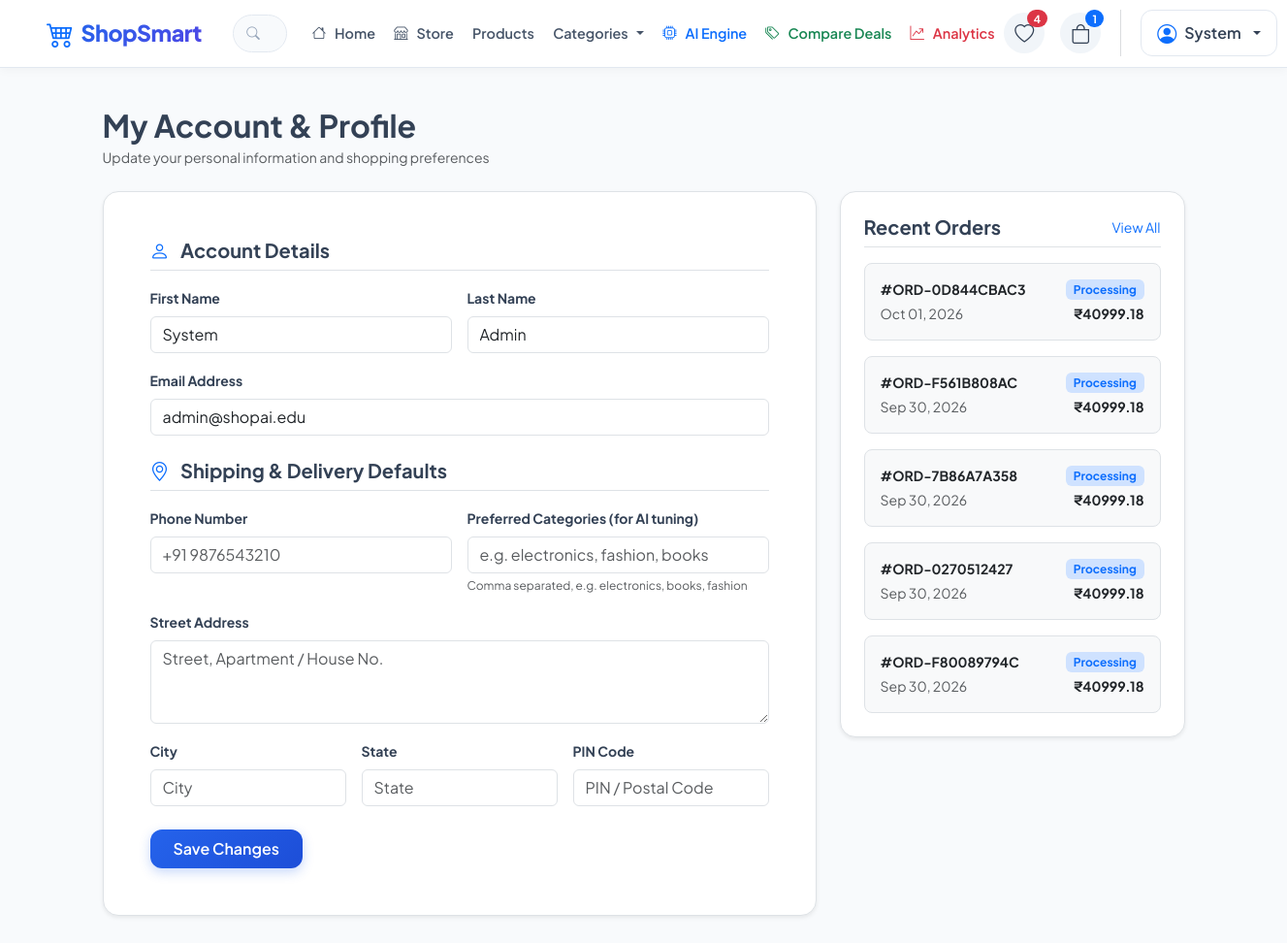
/accounts/profile/ (signed in), run on the app's committed database.
### accounts/models.py (models this page shows, shortened)
class Profile(models.Model):
    user = models.OneToOneField(User, on_delete=models.CASCADE, related_name='profile')
    phone_number = models.CharField(max_length=20, blank=True)
    address = models.TextField(blank=True)
    city = models.CharField(max_length=100, blank=True)
    state = models.CharField(max_length=100, blank=True)
    postal_code = models.CharField(max_length=20, blank=True)
    preferred_categories = models.CharField(max_length=255, blank=True, help_text="Comma-separated category names/slugs")
    avatar = models.ImageField(upload_to='avatars/', blank=True, null=True)
    created_at = models.DateTimeField(auto_now_add=True)
    updated_at = models.DateTimeField(auto_now=True)

### orders/models.py (models this page shows, shortened)
class Order(models.Model):
    STATUS_CHOICES = (
        ('Pending', 'Pending'),
        ('Processing', 'Processing'),
        ('Shipped', 'Shipped'),
        ('Delivered', 'Delivered'),
        ('Cancelled', 'Cancelled'),
    )
    PAYMENT_CHOICES = (
        ('COD', 'Cash on Delivery'),
        ('Card', 'Credit / Debit Card (Mock)'),
        ('UPI', 'UPI / QR Payment (Mock)'),
        ('NetBanking', 'Internet Banking (Mock)'),
    )
    PAYMENT_STATUS_CHOICES = (
        ('Pending', 'Pending'),
        ('Paid', 'Paid'),
        ('Failed', 'Failed'),
    )
    user = models.ForeignKey(User, on_delete=models.CASCADE, related_name='orders')
    order_number = models.CharField(max_length=50, unique=True, editable=False)
    full_name = models.CharField(max_length=150)
    email = models.EmailField()
    phone = models.CharField(max_length=20)
    address = models.TextField()
    city = models.CharField(max_length=100)
    state = models.CharField(max_length=100)
    postal_code = models.CharField(max_length=20)
    payment_method = models.CharField(max_length=30, choices=PAYMENT_CHOICES, default='Card')
    payment_status = models.CharField(max_length=20, choices=PAYMENT_STATUS_CHOICES, default='Paid')
    order_status = models.CharField(max_length=20, choices=STATUS_CHOICES, default='Processing')
    subtotal = models.DecimalField(max_digits=10, decimal_places=2, default=0.0)
    discount_amount = models.DecimalField(max_digits=10, decimal_places=2, default=0.0)
    shipping_fee = models.DecimalField(max_digits=10, decimal_places=2, default=0.0)
    total_amount = models.DecimalField(max_digits=10, decimal_places=2, default=0.0)
    tracking_number = models.CharField(max_length=50, blank=True)
    notes = models.TextField(blank=True)
    created_at = models.DateTimeField(auto_now_add=True)
    updated_at = models.DateTimeField(auto_now=True)
    class Meta:
        ordering = ['-created_at']

### accounts/views.py (the view)
# urls.py: path('profile/', views.profile_view, name='profile'),
@login_required
def profile_view(request):
    if request.method == 'POST':
        u_form = UserUpdateForm(request.POST, instance=request.user)
        p_form = ProfileUpdateForm(request.POST, instance=request.user.profile)
        if u_form.is_valid() and p_form.is_valid():
            u_form.save()
            p_form.save()
            messages.success(request, "Your profile details have been updated successfully!")
            return redirect('profile')
    else:
        u_form = UserUpdateForm(instance=request.user)
        p_form = ProfileUpdateForm(instance=request.user.profile)
    orders = Order.objects.filter(user=request.user).order_by('-created_at')[:5]
    context = {
        'u_form': u_form,
        'p_form': p_form,
        'orders': orders,
    }
    return render(request, 'accounts/profile.html', context)

### templates/accounts/profile.html (shortened to what this page needs)
{% extends 'base.html' %}
{% block content %}
<div class="container">
    <div class="mb-4">
        <h2 class="fw-bold mb-1">My Account & Profile</h2>
        <p class="text-muted small">Update your personal information and shopping preferences</p>
    </div>
    <div class="row g-4">
        <div class="col-lg-8">
            <div class="bg-white rounded-4 border p-4 p-lg-5 shadow-sm mb-4">
                <form method="POST" action="{% url 'profile' %}">
                    <h5 class="fw-bold mb-3 border-bottom pb-2">
                        <i class="bi bi-person text-primary me-2"></i> Account Details
                    </h5>
                    <div class="row g-3 mb-4">
                        <div class="col-md-6">
                            <label class="form-label small fw-bold">First Name</label>
                            {{ u_form.first_name }}
                        </div>
                        <div class="col-md-6">
                            <label class="form-label small fw-bold">Last Name</label>
                            {{ u_form.last_name }}
                        </div>
                        <div class="col-12">
                            <label class="form-label small fw-bold">Email Address</label>
                            {{ u_form.email }}
                        </div>
                    </div>
                    <h5 class="fw-bold mb-3 border-bottom pb-2">
                        <i class="bi bi-geo-alt text-primary me-2"></i> Shipping & Delivery Defaults
                    </h5>
                    <div class="row g-3 mb-4">
                        <div class="col-md-6">
                            <label class="form-label small fw-bold">Phone Number</label>
                            {{ p_form.phone_number }}
                        </div>
                        <div class="col-md-6">
                            <label class="form-label small fw-bold">Preferred Categories (for AI tuning)</label>
                            {{ p_form.preferred_categories }}
                            <div class="form-text small" style="font-size: 0.75rem;">Comma separated, e.g. electronics, books, fashion</div>
                        </div>
                        <div class="col-12">
                            <label class="form-label small fw-bold">Street Address</label>
                            {{ p_form.address }}
                        </div>
                        <div class="col-md-4">
                            <label class="form-label small fw-bold">City</label>
                            {{ p_form.city }}
                        </div>
                        <div class="col-md-4">
                            <label class="form-label small fw-bold">State</label>
                            {{ p_form.state }}
                        </div>
                        <div class="col-md-4">
                            <label class="form-label small fw-bold">PIN Code</label>
                            {{ p_form.postal_code }}
                        </div>
                    </div>
                    <button type="submit" class="btn btn-primary-custom px-4 py-2">
                        Save Changes
                    </button>
                </form>
            </div>
        </div>
        <div class="col-lg-4">
            <div class="bg-white rounded-4 border p-4 shadow-sm mb-4">
                <div class="d-flex justify-content-between align-items-center mb-3 border-bottom pb-2">
                    <h5 class="fw-bold mb-0">Recent Orders</h5>
                    <a href="{% url 'order_list' %}" class="small text-primary text-decoration-none">View All</a>
                </div>
                {% if orders %}
                <div class="d-flex flex-column gap-3">
                    {% for ord in orders %}
                    <div class="p-3 bg-light rounded-3 border">
                        <div class="d-flex justify-content-between align-items-center mb-1">
                            <strong class="small text-dark">#{{ ord.order_number }}</strong>
                            <span class="badge bg-primary-subtle text-primary small">{{ ord.order_status }}</span>
                        </div>
                        <div class="d-flex justify-content-between text-muted small">
                            <span>{{ ord.created_at|date:"M d, Y" }}</span>
                            <strong class="text-dark">₹{{ ord.total_amount }}</strong>
                        </div>
                    </div>
                    {% endfor %}
                </div>
                {% else %}
                <p class="text-muted small">No past orders found.</p>
                {% endif %}
            </div>
        </div>
    </div>
</div>
{% endblock %}

### templates/base.html (shortened to what this page needs)
<!DOCTYPE html>
<html lang="en">
<head>
    <link href="https://cdn.jsdelivr.net/npm/bootstrap@5.3.3/dist/css/bootstrap.min.css" rel="stylesheet">
    <link rel="stylesheet" href="https://cdn.jsdelivr.net/npm/bootstrap-icons@1.11.3/font/bootstrap-icons.min.css">
    <link rel="stylesheet" href="/static/css/style.css">
</head>
<body>
    <nav class="navbar navbar-expand-xl navbar-custom sticky-top">
        <div class="container-fluid px-xl-5 px-lg-4 px-3">
            <a class="brand-logo me-2 me-xl-3" href="{% url 'landing' %}">
                <i class="bi bi-cart4 text-primary fs-3"></i>
                <span class="brand-text">Shop<span style="color: #4f46e5;">Smart</span></span>
            </a>
            <div class="collapse navbar-collapse" id="navbarContent">
                <form class="search-form mx-xl-3 my-2 my-xl-0" method="GET" action="{% url 'product_list' %}">
                    <input type="text" name="q" class="form-control search-input" placeholder="Search products, brands..." value="{{ request.GET.q }}">
                </form>
                <ul class="navbar-nav me-auto mb-2 mb-xl-0 align-items-xl-center">
                    <li class="nav-item">
                        <a class="nav-link fw-semibold" href="{% url 'landing' %}"><i class="bi bi-house me-1"></i>Home</a>
                    </li>
                    <li class="nav-item">
                        <a class="nav-link fw-semibold" href="{% url 'home' %}"><i class="bi bi-shop me-1"></i>Store</a>
                    </li>
                    <li class="nav-item">
                        <a class="nav-link fw-semibold" href="{% url 'product_list' %}">Products</a>
                    </li>
                    <li class="nav-item dropdown">
                        <a class="nav-link dropdown-toggle fw-semibold" href="#" role="button" data-bs-toggle="dropdown">
                            Categories
                        </a>
                    </li>
                    <li class="nav-item">
                        <a class="nav-link fw-semibold text-primary" href="{% url 'recommendations_showcase' %}">
                            <i class="bi bi-cpu me-1"></i>AI Engine
                        </a>
                    </li>
                    <li class="nav-item">
                        <a class="nav-link fw-semibold text-success" href="{% url 'cross_platform_deals' %}">
                            <i class="bi bi-tags me-1"></i>Compare Deals
                        </a>
                    </li>
                    {% if user.is_staff or user.is_superuser %}
                    <li class="nav-item">
                        <a class="nav-link fw-semibold text-danger" href="{% url 'admin_dashboard' %}">
                            <i class="bi bi-graph-up-arrow me-1"></i>Analytics
                        </a>
                    </li>
                    {% endif %}
                </ul>
                <div class="d-flex align-items-center gap-2 gap-xl-3 mt-3 mt-xl-0">
                    <a href="{% url 'wishlist' %}" class="nav-action-btn" title="Wishlist">
                        <i class="bi bi-heart fs-5"></i>
                        <span id="nav-wishlist-badge" class="badge bg-danger nav-badge" {% if navbar_wishlist_count == 0 %}style="display:none;"{% endif %}>
                            {{ navbar_wishlist_count }}
                        </span>
                    </a>
                    <a href="{% url 'cart_detail' %}" class="nav-action-btn" title="Shopping Cart">
                        <i class="bi bi-bag fs-5"></i>
                        <span id="nav-cart-badge" class="badge bg-primary nav-badge" {% if navbar_cart_count == 0 %}style="display:none;"{% endif %}>
                            {{ navbar_cart_count }}
                        </span>
                    </a>
                    {% if user.is_authenticated %}
                    <div class="dropdown">
                        <button class="btn btn-outline-custom d-flex align-items-center gap-2 py-2 px-3 dropdown-toggle" type="button" data-bs-toggle="dropdown">
                            <i class="bi bi-person-circle fs-5 text-primary"></i>
                            <span class="fw-semibold">{{ user.first_name|default:user.username }}</span>
                        </button>
                    </div>
                    {% else %}
                    <div class="d-flex align-items-center gap-2">
                        <a href="{% url 'login' %}" class="btn btn-outline-custom btn-sm px-3 py-2 text-nowrap">Sign In</a>
                        <a href="{% url 'register' %}" class="btn btn-primary-custom btn-sm px-3 py-2 text-nowrap">Register</a>
                    </div>
                    {% endif %}
                </div>
            </div>
        </div>
    </nav>
    <main class="py-4">
        {% block content %}{% endblock %}
    </main>
</body>
</html>

### data on the page
Order: order_number "ORD-0D844CBAC3", order_status "Processing", created_at "Oct 01, 2026", total_amount "40999.18"
Order: order_number "ORD-F561B808AC", order_status "Processing", created_at "Sep 30, 2026", total_amount "40999.18"
Order: order_number "ORD-7B86A7A358", order_status "Processing", created_at "Sep 30, 2026", total_amount "40999.18"
Order: order_number "ORD-0270512427", order_status "Processing", created_at "Sep 30, 2026", total_amount "40999.18"
Order: order_number "ORD-F80089794C", order_status "Processing", created_at "Sep 30, 2026", total_amount "40999.18"

### other printed values
{{ navbar_wishlist_count }} "4"
{{ navbar_cart_count }} "1"
{{ user.first_name|default:user.username }} "System"
